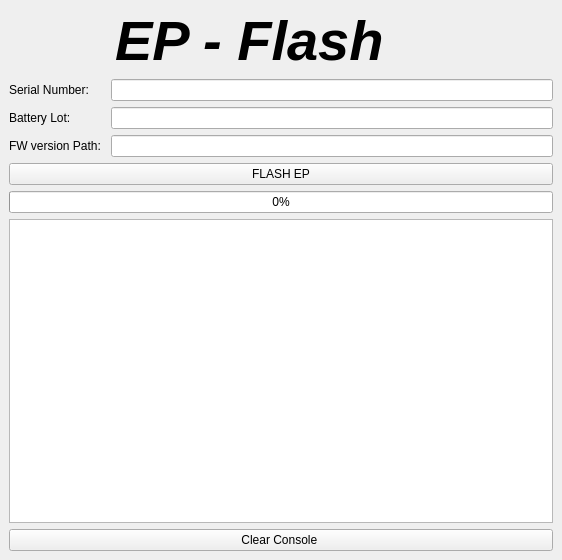
<?xml version="1.0" encoding="UTF-8"?>
<ui version="4.0">
 <class>MainWindow</class>
 <widget class="QMainWindow" name="MainWindow">
  <property name="geometry">
   <rect>
    <x>0</x>
    <y>0</y>
    <width>562</width>
    <height>560</height>
   </rect>
  </property>
  <property name="windowTitle">
   <string>Augury EP Flash</string>
  </property>
  <property name="windowIcon">
   <iconset resource="../../Downloads/qtresource.qrc">
    <normaloff>:/icons/augury-logo.png</normaloff>
    <normalon>../../Downloads/augury-logo.png</normalon>:/icons/augury-logo.png</iconset>
  </property>
  <property name="windowOpacity">
   <double>50.000000000000000</double>
  </property>
  <property name="iconSize">
   <size>
    <width>36</width>
    <height>36</height>
   </size>
  </property>
  <widget class="QWidget" name="centralwidget">
   <property name="minimumSize">
    <size>
     <width>500</width>
     <height>500</height>
    </size>
   </property>
   <property name="styleSheet">
    <string notr="true"/>
   </property>
   <layout class="QGridLayout" name="gridLayout">
    <item row="0" column="0">
     <layout class="QVBoxLayout" name="verticalLayout_5">
      <item>
       <layout class="QHBoxLayout" name="horizontalLayout_2">
        <item>
         <widget class="QLabel" name="label_2">
          <property name="minimumSize">
           <size>
            <width>0</width>
            <height>50</height>
           </size>
          </property>
          <property name="maximumSize">
           <size>
            <width>100</width>
            <height>16777215</height>
           </size>
          </property>
          <property name="text">
           <string/>
          </property>
          <property name="pixmap">
           <pixmap>../../Downloads/augury-logo.png</pixmap>
          </property>
         </widget>
        </item>
        <item>
         <widget class="QLabel" name="label_5">
          <property name="font">
           <font>
            <pointsize>42</pointsize>
           </font>
          </property>
          <property name="autoFillBackground">
           <bool>false</bool>
          </property>
          <property name="styleSheet">
           <string notr="true"/>
          </property>
          <property name="text">
           <string>&lt;html&gt;&lt;head/&gt;&lt;body&gt;&lt;p&gt;&lt;span style=&quot; font-weight:600; font-style:italic;&quot;&gt;   EP - Flash&lt;/span&gt;&lt;/p&gt;&lt;/body&gt;&lt;/html&gt;</string>
          </property>
         </widget>
        </item>
       </layout>
      </item>
      <item>
       <layout class="QVBoxLayout" name="verticalLayout_3">
        <item>
         <layout class="QHBoxLayout" name="horizontalLayout">
          <item>
           <layout class="QVBoxLayout" name="verticalLayout_2">
            <item>
             <widget class="QLabel" name="SN_label">
              <property name="text">
               <string>Serial Number:</string>
              </property>
             </widget>
            </item>
            <item>
             <widget class="QLabel" name="BATlot_label">
              <property name="text">
               <string>Battery Lot:</string>
              </property>
             </widget>
            </item>
            <item>
             <widget class="QLabel" name="FW_path_label">
              <property name="text">
               <string>FW version Path: </string>
              </property>
             </widget>
            </item>
           </layout>
          </item>
          <item>
           <layout class="QVBoxLayout" name="verticalLayout">
            <item>
             <widget class="QLineEdit" name="SN_lineEdit"/>
            </item>
            <item>
             <widget class="QLineEdit" name="BATlot_lineEdit"/>
            </item>
            <item>
             <widget class="QLineEdit" name="FWpath_lineEdit"/>
            </item>
           </layout>
          </item>
         </layout>
        </item>
        <item>
         <widget class="QPushButton" name="Flash_Pb">
          <property name="styleSheet">
           <string notr="true"/>
          </property>
          <property name="text">
           <string>FLASH EP</string>
          </property>
          <property name="icon">
           <iconset>
            <normaloff>../../Downloads/round-line-bottom-arrow-icon.png</normaloff>../../Downloads/round-line-bottom-arrow-icon.png</iconset>
          </property>
         </widget>
        </item>
        <item>
         <widget class="QProgressBar" name="progressBar">
          <property name="value">
           <number>0</number>
          </property>
         </widget>
        </item>
       </layout>
      </item>
      <item>
       <layout class="QVBoxLayout" name="verticalLayout_4">
        <item>
         <widget class="QTextEdit" name="cmd_textEdit">
          <property name="readOnly">
           <bool>true</bool>
          </property>
         </widget>
        </item>
        <item>
         <widget class="QPushButton" name="Clear_Pb">
          <property name="text">
           <string>Clear Console </string>
          </property>
         </widget>
        </item>
       </layout>
      </item>
     </layout>
    </item>
   </layout>
  </widget>
 </widget>
 <resources>
  <include location="../../Downloads/qtresource.qrc"/>
 </resources>
 <connections/>
</ui>
